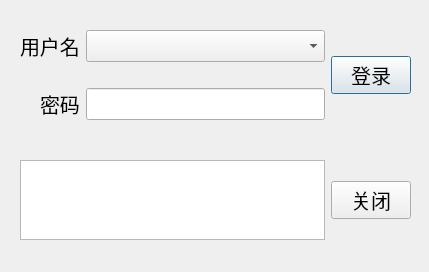
<?xml version="1.0" encoding="UTF-8"?>
<ui version="4.0">
 <class>LoginForm</class>
 <widget class="QDialog" name="LoginForm">
  <property name="enabled">
   <bool>true</bool>
  </property>
  <property name="geometry">
   <rect>
    <x>0</x>
    <y>0</y>
    <width>429</width>
    <height>272</height>
   </rect>
  </property>
  <property name="windowTitle">
   <string>用户登录</string>
  </property>
  <widget class="QWidget" name="horizontalLayoutWidget">
   <property name="geometry">
    <rect>
     <x>20</x>
     <y>10</y>
     <width>391</width>
     <height>131</height>
    </rect>
   </property>
   <layout class="QHBoxLayout" name="horizontalLayout_3">
    <item>
     <layout class="QGridLayout" name="gridLayout_4">
      <item row="0" column="2">
       <widget class="QComboBox" name="userComboBox">
        <property name="font">
         <font>
          <pointsize>15</pointsize>
         </font>
        </property>
       </widget>
      </item>
      <item row="1" column="1">
       <widget class="QLabel" name="label_2">
        <property name="font">
         <font>
          <family>Ubuntu</family>
          <pointsize>15</pointsize>
          <weight>50</weight>
          <bold>false</bold>
         </font>
        </property>
        <property name="text">
         <string>密码</string>
        </property>
       </widget>
      </item>
      <item row="0" column="0" colspan="2">
       <widget class="QLabel" name="label_1">
        <property name="font">
         <font>
          <family>Ubuntu</family>
          <pointsize>15</pointsize>
          <weight>50</weight>
          <bold>false</bold>
         </font>
        </property>
        <property name="text">
         <string>用户名</string>
        </property>
       </widget>
      </item>
      <item row="1" column="2">
       <widget class="QLineEdit" name="passLine">
        <property name="font">
         <font>
          <pointsize>15</pointsize>
         </font>
        </property>
        <property name="echoMode">
         <enum>QLineEdit::Password</enum>
        </property>
       </widget>
      </item>
     </layout>
    </item>
    <item>
     <widget class="QPushButton" name="loginButton">
      <property name="font">
       <font>
        <family>Ubuntu</family>
        <pointsize>15</pointsize>
       </font>
      </property>
      <property name="text">
       <string>登录</string>
      </property>
     </widget>
    </item>
   </layout>
  </widget>
  <widget class="QWidget" name="horizontalLayoutWidget_2">
   <property name="geometry">
    <rect>
     <x>20</x>
     <y>160</y>
     <width>391</width>
     <height>80</height>
    </rect>
   </property>
   <layout class="QHBoxLayout" name="horizontalLayout_4">
    <item>
     <widget class="QTextEdit" name="loginTextEdit">
      <property name="font">
       <font>
        <pointsize>13</pointsize>
       </font>
      </property>
      <property name="readOnly">
       <bool>true</bool>
      </property>
     </widget>
    </item>
    <item>
     <widget class="QPushButton" name="loginCloseButton">
      <property name="font">
       <font>
        <pointsize>15</pointsize>
       </font>
      </property>
      <property name="text">
       <string>关闭</string>
      </property>
     </widget>
    </item>
   </layout>
  </widget>
 </widget>
 <resources/>
 <connections>
  <connection>
   <sender>loginCloseButton</sender>
   <signal>clicked()</signal>
   <receiver>LoginForm</receiver>
   <slot>reject()</slot>
   <hints>
    <hint type="sourcelabel">
     <x>328</x>
     <y>53</y>
    </hint>
    <hint type="destinationlabel">
     <x>199</x>
     <y>149</y>
    </hint>
   </hints>
  </connection>
 </connections>
</ui>
